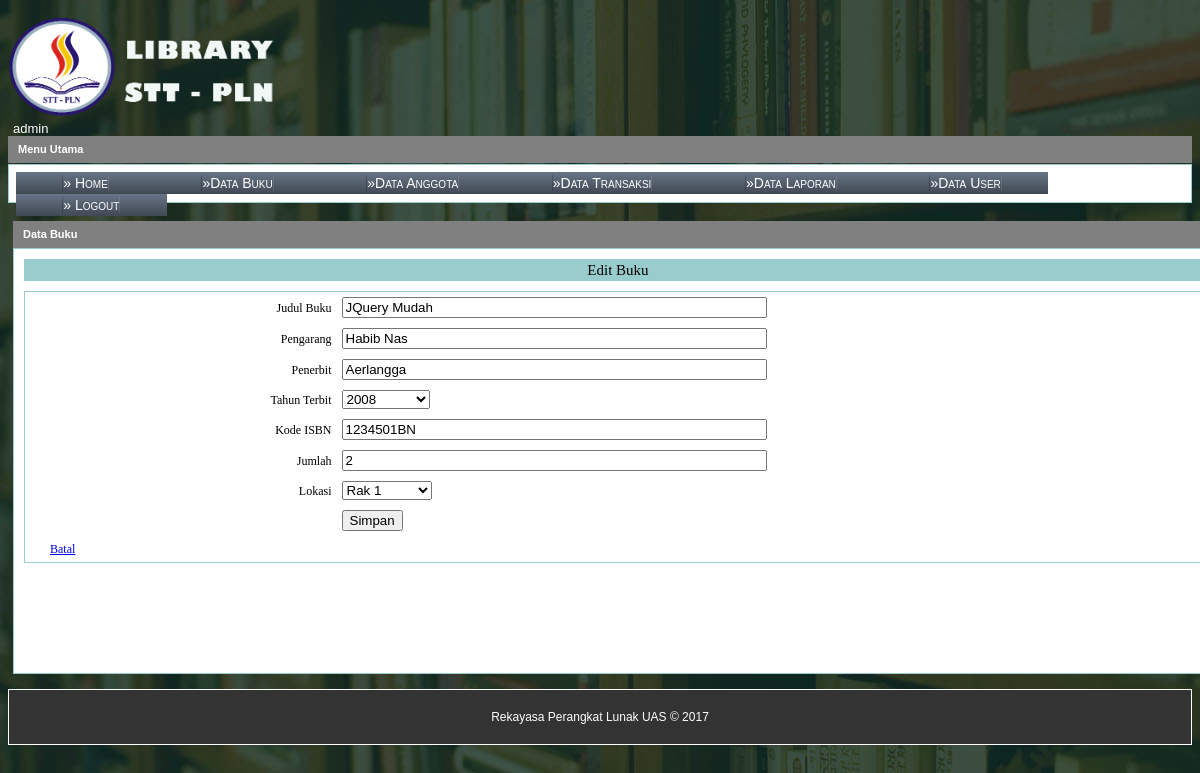
/admin/index.php?page=buku_edit&id=10 (signed in), run on the app's committed database.
### tables this page shows
CREATE TABLE `tbl_buku` (
  `id` int(5) NOT NULL,
  `judul` varchar(200) NOT NULL,
  `pengarang` varchar(100) NOT NULL,
  `penerbit` varchar(150) NOT NULL,
  `thn_terbit` varchar(4) NOT NULL,
  `isbn` varchar(25) NOT NULL,
  `jumlah_buku` int(3) NOT NULL,
  `lokasi` enum('rak1','rak2','rak3') NOT NULL,
  `tgl_input` datetime NOT NULL
);

### admin/buku_edit.php (the view, shortened to what this page needs)
<?php
	$id		= $_GET['id'];
	$query = "SELECT * FROM tbl_buku WHERE id=$id";
	$sql = mysql_query($query);
	$data = mysql_fetch_array($sql);
	$judul = $data['judul'];
	$pengarang = $data['pengarang'];
	$penerbit = $data['penerbit'];
	$thn_terbit = $data['thn_terbit'];
	$isbn = $data['isbn'];
	$jumlah = $data['jumlah_buku'];
	$lokasi = $data['lokasi'];
?>
	<div id="menu-tengah">
    	<div id="bg_menu">Data Buku
    	</div>
    	<div id="content_menu">
        <div id="menu_header">
        	<table width="100%" height="100%" style="background-color:#9cc;">
            	<tr>
                	<td align="center">Edit Buku</td>
                </tr>
            </table>
    	</div>
   	    <div class="table_input">
        <form action="?page=buku_proses_edit" method="post">
   	      <table width="100%" height="80%" align="center" cellspacing="0" cellpadding="5">
   	        <tbody>
            	<tr>
                	<td width="25%" align="right">Judul Buku</td>
                    <td><input type="text" name="judul" size="50%" value="<?=$judul ?>"></td>
                </tr>
                <tr>
                	<td width="20%" align="right">Pengarang</td>
                    <td><input type="text" name="pengarang" size="50%" value="<?=$pengarang ?>"></td>
                </tr>
                <tr>
                	<td width="20%" align="right">Penerbit</td>
                    <td><input type="text" name="penerbit" size="50%" value="<?=$penerbit ?>"></td>
                </tr>
                <tr>
                	<td width="20%" align="right">Tahun Terbit</td>
                    <td><select name="thn_terbit">
                            <option value="2008" <?php if( $thn_terbit=='2008'){echo "selected"; } ?>>2008</option>
						</select>
                    </td>
                </tr>
                <tr>
                	<td width="20%" align="right">Kode ISBN</td>
                    <td><input type="text" name="isbn" size="50%" value="<?=$isbn ?>"></td>
                </tr>
                <tr>
                	<td width="20%" align="right">Jumlah</td>
                    <td><input type="text" name="jumlah_buku" size="50%" value="<?=$jumlah ?>"></td>
                </tr>
                <tr>
                	<td width="20%" align="right">Lokasi</td>
                    <td><select name="lokasi">
                            <option value="rak1" <?php if( $lokasi=='rak1'){echo "selected"; } ?>>Rak 1</option>
                    	</select>
                    </td>
                </tr>
                <tr>
                	<td></td>
                    <td><input type="submit" value="Simpan"></td>
                </tr>
                <tr>
                    <td><a href="?page=buku">Batal
                    </a></td>
                </tr>
            </tbody>
          </table>
          </form>
 	      </div>
   	  </div>
    </div>

### images/style.css (style rules this page uses)
body { background:url("../images/back.jpg"); font-family:Tahoma, Geneva, sans-serif; font-size: 14px; }
#menu-tengah { margin:5px; width:1210px; float:left; }
#bg_menu { background-color: gray; border-bottom:0px; padding:7px; padding-left:10px; color:#ffffff; font-weight:bold; font-size:11px; height:13px; }
#content_menu { background-color: #FFF; border: 1px solid #9CC; line-height: 16px; padding: 3px; margin-bottom: 10px; font-size:14px; padding:10px; }
#menu_header { font-size:15px; font-family:Georgia, "Times New Roman", Times, serif; border-collapse: collapse; overflow: hidden; margin-bottom:10px; }
.table_input { background-color:#FFF; font-size:12px; font-family:Georgia, "Times New Roman", Times, serif; border-collapse: collapse; border: 1px solid #9cc; overflow: hidden; margin-bottom:100px; padding-left: 20px; }

### data on the page
tbl_buku: judul "JQuery Mudah", pengarang "Habib Nas", penerbit "Aerlangga", thn_terbit "2008", isbn "1234501BN", jumlah_buku "2", lokasi "Rak 1"

### other printed values
$_SESSION['nama'] "admin"
